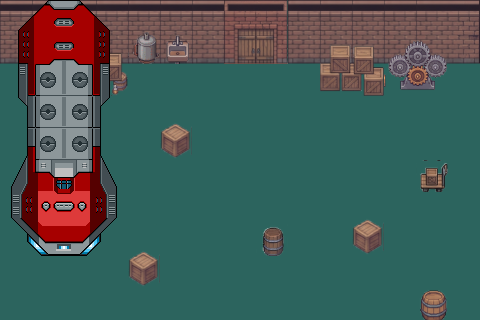

Below is a game level as drawn by its tile map, then a one-line description and the .tmx file that defines it, in full:
An orthogonal 15x10 tile map with 32x32 px tiles, 5 tile layers (Suelo, Paredes, Decoraciones, Edificios, ...), 8 tilesets and 15 objects (engranajes).

<map version="1.10" tiledversion="1.12.2" orientation="orthogonal" renderorder="right-down" width="15" height="10" tilewidth="32" tileheight="32" infinite="0" nextlayerid="9" nextobjectid="22">
 <editorsettings>
  <export target="../mapasJson/IntroRev.tmj" format="json" />
 </editorsettings>
 <tileset firstgid="1" source="../../tilesets/Industrial Revolution Factory/Tile_A2 (2).tsx" />
 <tileset firstgid="193" source="../../tilesets/ancient_greeks_tileset/ancientGreekTerrain.tsx" />
 <tileset firstgid="567" name="Auto-tile-A4-walls-2" tilewidth="32" tileheight="32" tilecount="240" columns="16">
  <image source="../../tilesets/Industrial Revolution Factory/Auto-tile-A4-walls-2.png" trans="000103" width="515" height="483" />
 </tileset>
 <tileset firstgid="807" source="../../tilesets/Industrial Revolution Factory/tile-B-13.tsx" />
 <tileset firstgid="1063" source="../../tilesets/Industrial Revolution Factory/tile-B-10.tsx" />
 <tileset firstgid="1319" source="../../tilesets/ship_medium/ship_big_128x256.tsx" />
 <tileset firstgid="1415" source="../../tilesets/Industrial Revolution Factory/tile-B-09.tsx" />
 <tileset firstgid="1671" source="../../tilesets/Industrial Revolution Factory/tile-B-12.tsx" />
 <layer id="1" name="Suelo" width="15" height="10">
  <data encoding="csv">
245,245,245,245,245,245,245,245,245,245,245,245,245,245,245,
245,245,245,245,245,245,245,245,245,245,245,245,245,245,245,
245,245,245,245,245,245,245,245,245,245,245,245,245,245,245,
245,245,245,245,245,245,245,245,245,245,245,245,245,245,245,
245,245,245,245,245,245,245,245,245,245,245,245,245,245,245,
245,245,245,245,245,245,245,245,245,245,245,245,245,245,245,
245,245,245,245,245,245,245,245,245,245,245,245,245,245,245,
245,245,245,245,245,245,245,245,245,245,245,245,245,245,245,
245,245,245,245,245,245,245,245,245,245,245,245,245,245,245,
245,245,245,245,245,245,245,245,245,245,245,245,245,245,245
</data>
 </layer>
 <layer id="2" name="Paredes" width="15" height="10">
  <data encoding="csv">
815,815,815,815,815,815,815,819,820,815,815,815,815,815,816,
831,831,831,831,831,831,831,835,836,831,831,831,831,831,832,
0,0,0,0,0,0,0,0,0,0,0,0,0,0,0,
0,0,0,0,0,0,0,0,0,0,0,0,0,0,0,
0,0,0,0,0,0,0,0,0,0,0,0,0,0,0,
0,0,0,0,0,0,0,0,0,0,0,0,0,0,0,
0,0,0,0,0,0,0,0,0,0,0,0,0,0,0,
0,0,0,0,0,0,0,0,0,0,0,0,0,0,0,
0,0,0,0,0,0,0,0,0,0,0,0,0,0,0,
0,0,0,0,0,0,0,0,0,0,0,0,0,0,0
</data>
 </layer>
 <layer id="4" name="Decoraciones" width="15" height="10">
  <data encoding="csv">
0,0,0,0,0,0,0,0,0,0,0,0,0,0,0,
0,0,0,1009,1093,1280,0,0,0,0,1011,1012,1711,1712,0,
0,0,0,1025,0,0,0,0,0,0,1027,1028,1727,1728,0,
0,0,0,0,0,1010,0,0,0,0,0,0,0,0,0,
0,0,0,0,0,1026,0,0,0,0,0,0,0,0,0,
0,0,0,0,0,0,0,0,0,0,0,0,0,1486,0,
0,0,0,0,0,0,0,0,0,0,0,1010,0,0,0,
0,0,0,0,1010,0,0,0,1614,0,0,1026,0,0,0,
0,0,0,0,1026,0,0,0,0,0,0,0,0,0,0,
0,0,0,0,0,0,0,0,0,0,0,0,0,1248,0
</data>
 </layer>
 <layer id="3" name="Edificios" width="15" height="10">
  <data encoding="csv">
1319,1320,1321,1322,0,0,0,0,0,0,0,0,0,0,0,
1331,1332,1333,1334,0,0,0,0,0,0,0,0,0,0,0,
1343,1344,1345,1346,0,0,0,0,0,0,0,0,0,0,0,
1355,1356,1357,1358,0,0,0,0,0,0,0,0,0,0,0,
1367,1368,1369,1370,0,0,0,0,0,0,0,0,0,0,0,
1379,1380,1381,1382,0,0,0,0,0,0,0,0,0,0,0,
1391,1392,1393,1394,0,0,0,0,0,0,0,0,0,0,0,
1403,1404,1405,1406,0,0,0,0,0,0,0,0,0,0,0,
0,0,0,0,0,0,0,0,0,0,0,0,0,0,0,
0,0,0,0,0,0,0,0,0,0,0,0,0,0,0
</data>
 </layer>
 <layer id="6" name="EdificiosDelante" width="15" height="10">
  <data encoding="csv">
1319,1320,1321,1322,0,0,0,0,0,0,0,0,0,0,0,
1331,1332,1333,1334,0,0,0,0,0,0,0,0,0,0,0,
1343,1344,1345,1346,0,0,0,0,0,0,0,0,0,0,0,
1355,1356,1357,1358,0,0,0,0,0,0,0,0,0,0,0,
1367,1368,1369,1370,0,0,0,0,0,0,0,0,0,0,0,
0,0,0,0,0,0,0,0,0,0,0,0,0,0,0,
0,0,0,0,0,0,0,0,0,0,0,0,0,0,0,
0,0,0,0,0,0,0,0,0,0,0,0,0,0,0,
0,0,0,0,0,0,0,0,0,0,0,0,0,0,0,
0,0,0,0,0,0,0,0,0,0,0,0,0,0,0
</data>
 </layer>
 <objectgroup id="5" name="Colisiones">
  <object id="2" x="168.667" y="125.667" width="15" height="28.6667" />
  <object id="3" x="134" y="254" width="19.3333" height="26" />
  <object id="4" x="270.667" y="231.333" width="6.33333" height="24.3333" />
  <object id="6" x="359.667" y="220" width="16" height="31" />
  <object id="7" x="427.333" y="292.333" width="14.6667" height="25" />
  <object id="8" x="426.333" y="167.333" width="12.3333" height="27" />
  <object id="10" x="376.917" y="45.0833" width="62.4167" height="40.25" />
  <object id="11" x="331" y="52.3333" width="46" height="33" />
  <object id="12" x="106.333" y="57.3333" width="14" height="29.3333" />
  <object id="13" x="-12" y="-13.5" width="503" height="75" />
  <object id="14" x="5" y="156" width="113" height="84.75" />
 </objectgroup>
 <objectgroup id="8" name="Reguladores">
  <object id="19" name="reguladorMaquina" type="engranajes" x="375.375" y="37.9167" width="86.875" height="71">
   <properties>
    <property name="Objetivo" value="0,0,0,0" />
    <property name="Tipo" value="engranajes" />
   </properties>
  </object>
 </objectgroup>
 <objectgroup id="7" name="Transiciones">
  <object id="16" x="225" y="61.0833" width="64" height="15.3333">
   <properties>
    <property name="MapaDestino" value="/Maps/mapasJson/recepcion.tmj" />
    <property name="Requisito" value="reparoMaquina" />
    <property name="SpawnX" type="float" value="128" />
    <property name="SpawnY" type="float" value="275" />
   </properties>
  </object>
  <object id="18" x="-0.166667" y="144.833" width="149.5" height="142.5">
   <properties>
    <property name="Dialogo" value="maquina1" />
    <property name="MapaDestino">/Maps/mapasJson/ns.tmj
</property>
    <property name="Requisito" value="fragmento_temporal3" />
    <property name="SpawnX" type="float" value="600" />
    <property name="SpawnY" type="float" value="900" />
   </properties>
  </object>
  <object id="21" x="435" y="192.75" width="18.5" height="60" />
 </objectgroup>
</map>
